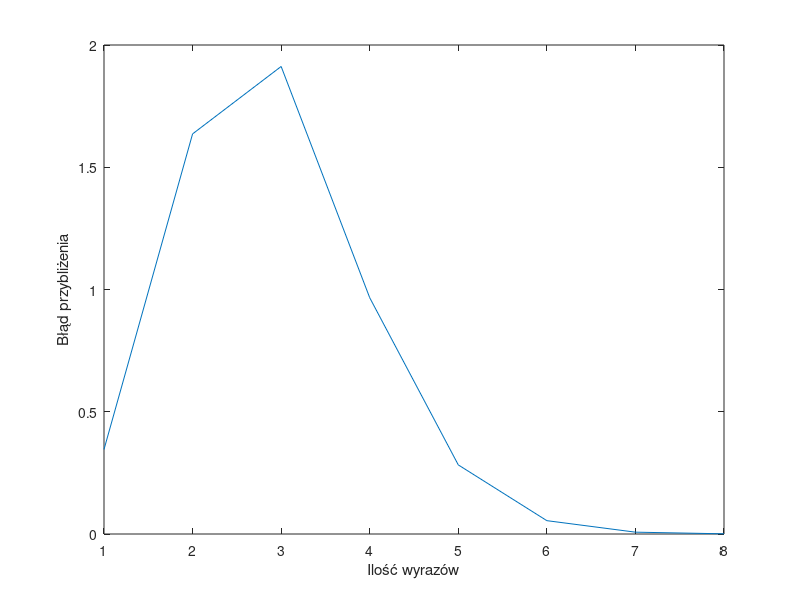

This chart was generated by the following MATLAB code:
% Dominik Michalczyk
% Badanie błędu przybliżenia wzorem Taylora dla funkcji cos(A)
% gdzie A jest macierzą kadratową.
% 30.03.2022

clc; clear; close all;

K = 8; % ilość wyrazów
size = 10; % wielkość macierzy kwadratowej

A = rand(size);
X = zeros(size);
Y = funm(A, @cos);

%funm(A,fun) evaluates the user-defined function fun at the square matrix argument
Yt{1} = funm(X, @cos); %pierwszy wyraz szeregu
err(1) = max(max(abs(Yt{1} - Y)));
for n=2:K
    Yt{n} = Yt{n-1} + ((-1).^(n-1).*A^(2*(n-1)))/factorial(2*(n-1)); 
    err(n) = max(max(abs(Yt{n}-Y))); %maksymalny błąd dla każdej z macierzy
end

x = 1:K;
figure(1)
    grid on;
    plot(x,err);
    xlabel("Ilość wyrazów");
    ylabel("Błąd przybliżenia");

